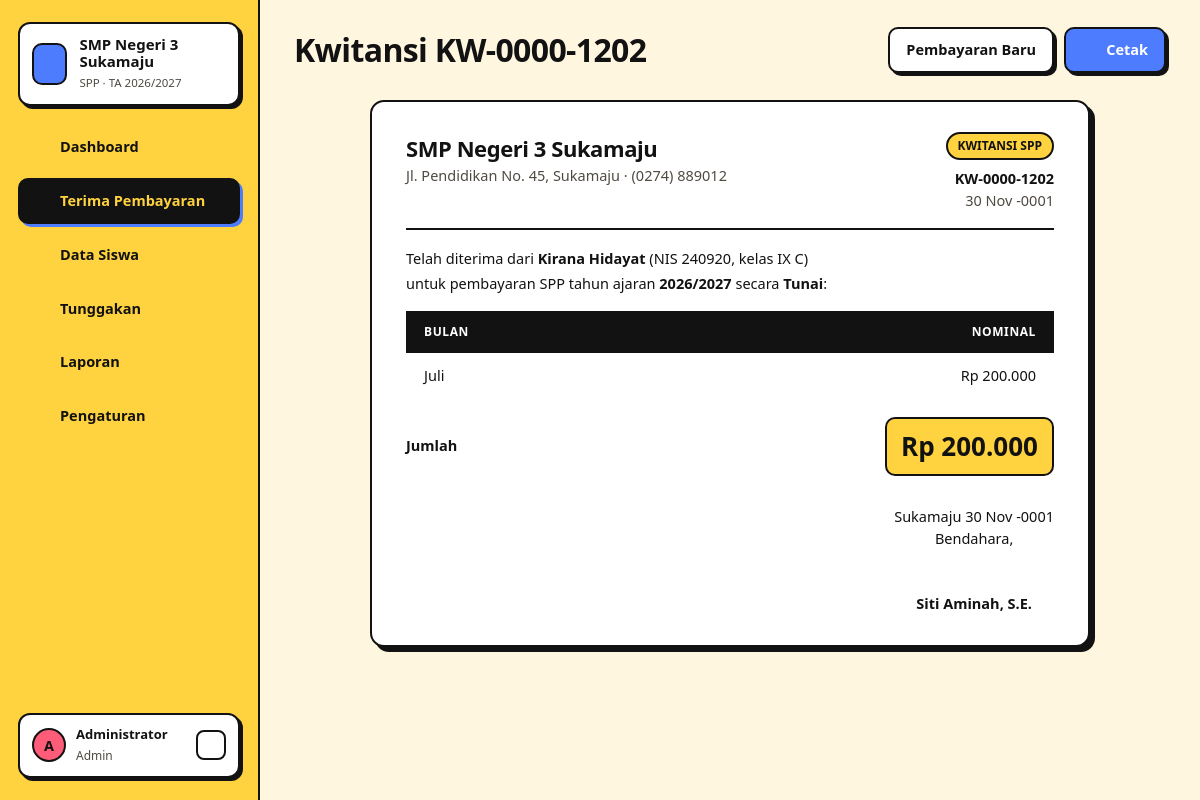
Page /index.php?page=kwitansi&id=1202 (signed in) on the committed database.
### tables this page shows
CREATE TABLE pengaturan (
  id INT PRIMARY KEY,
  nama_sekolah VARCHAR(150) NOT NULL,
  alamat VARCHAR(255),
  telepon VARCHAR(30),
  kepala_sekolah VARCHAR(100),
  bendahara VARCHAR(100),
  tanggal_jatuh_tempo TINYINT NOT NULL DEFAULT 10
);

CREATE TABLE tahun_ajaran (
  id INT AUTO_INCREMENT PRIMARY KEY,
  nama VARCHAR(20) NOT NULL UNIQUE,       
  tahun_mulai SMALLINT NOT NULL,          
  aktif TINYINT(1) NOT NULL DEFAULT 0
);

CREATE TABLE transaksi (
  id INT AUTO_INCREMENT PRIMARY KEY,
  kode VARCHAR(20) NOT NULL UNIQUE,
  siswa_id INT NOT NULL,
  tahun_ajaran_id INT NOT NULL,
  total INT NOT NULL,
  tgl_bayar DATE NOT NULL,
  metode ENUM('Tunai','Transfer') NOT NULL DEFAULT 'Tunai',
  user_id INT,
  created_at TIMESTAMP DEFAULT CURRENT_TIMESTAMP,
  INDEX (tgl_bayar),
  FOREIGN KEY (siswa_id) REFERENCES siswa(id),
  FOREIGN KEY (tahun_ajaran_id) REFERENCES tahun_ajaran(id),
  FOREIGN KEY (user_id) REFERENCES users(id) ON DELETE SET NULL
);

CREATE TABLE siswa (
  id INT AUTO_INCREMENT PRIMARY KEY,
  nis VARCHAR(20) NOT NULL UNIQUE,
  nama VARCHAR(100) NOT NULL,
  jk ENUM('L','P') NOT NULL,
  kelas_id INT,
  nama_wali VARCHAR(100),
  telp_wali VARCHAR(20),
  potongan_persen TINYINT NOT NULL DEFAULT 0,    
  status ENUM('aktif','lulus','keluar') NOT NULL DEFAULT 'aktif',
  created_at TIMESTAMP DEFAULT CURRENT_TIMESTAMP,
  FOREIGN KEY (kelas_id) REFERENCES kelas(id) ON DELETE SET NULL
);

CREATE TABLE kelas (
  id INT AUTO_INCREMENT PRIMARY KEY,
  nama VARCHAR(20) NOT NULL UNIQUE,
  tingkat TINYINT NOT NULL,
  wali_kelas VARCHAR(100)
);

CREATE TABLE pembayaran (
  id INT AUTO_INCREMENT PRIMARY KEY,
  transaksi_id INT NOT NULL,
  siswa_id INT NOT NULL,
  tahun_ajaran_id INT NOT NULL,
  bulan TINYINT NOT NULL,
  nominal INT NOT NULL,
  UNIQUE KEY uk_bulan (siswa_id, tahun_ajaran_id, bulan),
  FOREIGN KEY (transaksi_id) REFERENCES transaksi(id) ON DELETE CASCADE,
  FOREIGN KEY (siswa_id) REFERENCES siswa(id),
  FOREIGN KEY (tahun_ajaran_id) REFERENCES tahun_ajaran(id)
);

CREATE TABLE users (
  id INT AUTO_INCREMENT PRIMARY KEY,
  nama VARCHAR(100) NOT NULL,
  username VARCHAR(50) NOT NULL UNIQUE,
  password VARCHAR(255) NOT NULL,
  role ENUM('admin','bendahara') NOT NULL DEFAULT 'bendahara',
  created_at TIMESTAMP DEFAULT CURRENT_TIMESTAMP
);

### index.php (called while the page is built, shortened)
<?php
require __DIR__ . '/includes/bootstrap.php';
$routes = [
    'login'        => 'pages/login.php',
    'logout'       => 'pages/logout.php',
    'cek'          => 'pages/cek.php',
    'dashboard'    => 'pages/dashboard.php',
    'bayar'        => 'pages/bayar/index.php',
    'bayar.simpan' => 'pages/bayar/simpan.php',
    'bayar.batal'  => 'pages/bayar/batal.php',
    'kwitansi'     => 'pages/bayar/kwitansi.php',
    'siswa'        => 'pages/siswa/index.php',
    'siswa.form'   => 'pages/siswa/form.php',
    'siswa.kartu'  => 'pages/siswa/kartu.php',
    'tunggakan'    => 'pages/tunggakan.php',
    'laporan'      => 'pages/laporan.php',
    'master'       => 'pages/master.php',
];
$page = $_GET['page'] ?? 'dashboard';
require __DIR__ . '/' . $routes[$page];

### pages/bayar/kwitansi.php (the view, shortened to what this page needs)
<?php
$id = (int) ($_GET['id'] ?? 0);
$t = q('SELECT t.*, s.nama, s.nis, k.nama kelas, ta.nama ta, u.nama petugas FROM transaksi t JOIN siswa s ON s.id = t.siswa_id
        LEFT JOIN kelas k ON k.id = s.kelas_id JOIN tahun_ajaran ta ON ta.id = t.tahun_ajaran_id LEFT JOIN users u ON u.id = t.user_id WHERE t.id = ?', [$id])->fetch();
$detail = q('SELECT * FROM pembayaran WHERE transaksi_id = ? ORDER BY FIELD(bulan, ' . implode(',', BULAN_AJARAN) . ')', [$id])->fetchAll();
$set = setting();
$title = 'Kwitansi ' . $t['kode'];
$actions = '<a class="btn" href="' . url('bayar') . '">Pembayaran Baru</a><button class="btn btn-primary" onclick="window.print()">' . icon('printer', 16) . ' Cetak</button>';
require __DIR__ . '/../../includes/header.php';
?>
<div class="card receipt">
    <div class="receipt-head">
        <div><h2><?= e($set['nama_sekolah']) ?></h2><div class="muted"><?= e($set['alamat']) ?> · <?= e($set['telepon']) ?></div></div>
        <div class="text-right"><span class="badge badge-yellow">KWITANSI SPP</span><div style="margin-top:8px;font-weight:900"><?= e($t['kode']) ?></div><div class="muted"><?= tgl($t['tgl_bayar']) ?></div></div>
    </div>
    <p style="margin:0 0 4px">Telah diterima dari <b><?= e($t['nama']) ?></b> (NIS <?= e($t['nis']) ?>, kelas <?= e($t['kelas']) ?>)</p>
    <p style="margin:0 0 16px">untuk pembayaran SPP tahun ajaran <b><?= e($t['ta']) ?></b> secara <b><?= e($t['metode']) ?></b>:</p>
    <table>
        <thead><tr><th>Bulan</th><th class="text-right">Nominal</th></tr></thead>
        <tbody><?php foreach ($detail as $d): ?><tr><td><?= NAMA_BULAN[$d['bulan']] ?></td><td class="text-right"><?= rupiah($d['nominal']) ?></td></tr><?php endforeach; ?></tbody>
    </table>
    <div style="display:flex;justify-content:space-between;align-items:center;margin-top:18px">
        <span style="font-weight:800">Jumlah</span><span class="amount"><?= rupiah($t['total']) ?></span>
    </div>
    <div class="sign"><div><?= e(explode(',', $set['alamat'])[1] ?? '') ?> <?= tgl($t['tgl_bayar']) ?><br>Bendahara,<br><br><br><b><?= e($t['petugas'] ?? $set['bendahara']) ?></b></div></div>
</div>
<?php require __DIR__ . '/../../includes/footer.php'; ?>

### includes/header.php (shortened to what this page needs)
<?php
$menu = [
    ['dashboard', 'Dashboard', 'home'],
    ['bayar', 'Terima Pembayaran', 'wallet'],
    ['siswa', 'Data Siswa', 'users'],
    ['tunggakan', 'Tunggakan', 'alert'],
    ['laporan', 'Laporan', 'chart'],
];
if (user()['role'] === 'admin') $menu[] = ['master', 'Pengaturan', 'settings'];
$current = explode('.', $_GET['page'] ?? 'dashboard')[0];
if ($current === 'kwitansi') $current = 'bayar';
$ta = tahun_ajaran_aktif();
?>
<!DOCTYPE html>
<html lang="id">
<head>
    <link rel="stylesheet" href="assets/css/style.css">
</head>
<body>
<div class="layout">
    <aside class="sidebar" id="sidebar">
        <div class="brand">
            <span class="brand-mark"><?= icon('school', 22) ?></span>
            <div><strong><?= e(setting()['nama_sekolah']) ?></strong><small>SPP · TA <?= e($ta['nama'] ?? '-') ?></small></div>
        </div>
        <nav>
            <?php foreach ($menu as [$key, $label, $ic]): ?>
                <a href="<?= url($key) ?>" class="<?= $current === $key ? 'active' : '' ?>"><?= icon($ic) ?> <?= $label ?></a>
            <?php endforeach; ?>
        </nav>
        <div class="grow"></div>
        <div class="user-card">
            <span class="avatar"><?= e(strtoupper(substr(user()['nama'], 0, 1))) ?></span>
            <div class="grow"><strong><?= e(user()['nama']) ?></strong><small><?= e(ucfirst(user()['role'])) ?></small></div>
            <a href="<?= url('logout') ?>" class="icon-btn" title="Keluar"><?= icon('logout', 16) ?></a>
        </div>
    </aside>
    <main class="main">
        <header class="topbar">
            <h1><?= $titleHtml ?? e($title ?? 'Dashboard') ?></h1>
            <div class="topbar-actions"><?= $actions ?? '' ?></div>
        </header>
        <div class="content">

### assets/css/style.css (style rules this page uses)
:root { --bg: #fff6e0; --paper: #ffffff; --ink: #121212; --muted: #4f4a42; --yellow: #ffd23f; --blue: #4d7cfe; --green: #2ec4a0; --red: #ff5c7a; --purple: #b892ff; --orange: #ff9f45; --b: 2.5px solid var(--ink); --shadow: 5px 5px 0 var(--ink); --shadow-sm: 3px 3px 0 var(--ink); --font: "Segoe UI", "Helvetica Neue", Arial, system-ui, sans-serif; }
* { box-sizing: border-box; }
body { margin: 0; background: var(--bg); color: var(--ink); font: 500 14.5px/1.5 var(--font); }
a { color: var(--ink); font-weight: 700; }
.muted { color: var(--muted); }
.text-right { text-align: right; }
h1, h2, h3 { font-weight: 900; letter-spacing: -.02em; margin: 0; }
.layout { display: grid; grid-template-columns: 260px 1fr; min-height: 100vh; }
.sidebar { background: var(--yellow); border-right: var(--b); padding: 22px 18px; position: sticky; top: 0; height: 100vh; display: flex; flex-direction: column; gap: 18px; }
.brand { display: flex; gap: 12px; align-items: center; background: var(--paper); border: var(--b); box-shadow: var(--shadow-sm); padding: 12px; border-radius: 12px; }
.brand-mark { width: 42px; height: 42px; border: var(--b); border-radius: 10px; background: var(--blue); color: #fff; display: grid; place-items: center; }
.brand strong { display: block; font-weight: 900; font-size: 15px; line-height: 1.15; }
.brand small { font-size: 11.5px; color: var(--muted); }
.sidebar nav { display: flex; flex-direction: column; gap: 8px; }
.sidebar nav a { display: flex; align-items: center; gap: 10px; padding: 10px 12px; border: 2.5px solid transparent; border-radius: 10px; text-decoration: none; }
.sidebar nav a.active { background: var(--ink); color: var(--yellow); border-color: var(--ink); box-shadow: 3px 3px 0 var(--blue); }
.sidebar .grow { flex: 1; }
.user-card { border: var(--b); background: var(--paper); border-radius: 12px; padding: 10px 12px; display: flex; align-items: center; gap: 10px; box-shadow: var(--shadow-sm); }
.user-card .grow { flex: 1; min-width: 0; }
.user-card strong { display: block; font-size: 13px; }
.user-card small { font-size: 12px; color: var(--muted); }
.avatar { width: 34px; height: 34px; border-radius: 50%; border: var(--b); background: var(--red); display: grid; place-items: center; font-weight: 900; }
.main { min-width: 0; }
.topbar { display: flex; align-items: center; gap: 14px; padding: 26px 34px 6px; flex-wrap: wrap; }
.topbar h1 { font-size: 32px; flex: 1; }
.topbar-actions { display: flex; gap: 10px; }
.content { padding: 20px 34px 48px; }
.card { background: var(--paper); border: var(--b); border-radius: 14px; box-shadow: var(--shadow); }
.btn { display: inline-flex; align-items: center; gap: 8px; padding: 10px 16px; border: var(--b); border-radius: 10px; background: var(--paper); color: var(--ink); font: inherit; font-weight: 800; cursor: pointer; text-decoration: none; box-shadow: var(--shadow-sm); transition: transform .08s, box-shadow .08s; white-space: nowrap; }
.btn-primary { background: var(--blue); color: #fff; }
.icon-btn { background: var(--paper); border: 2px solid var(--ink); border-radius: 8px; padding: 5px; cursor: pointer; color: var(--ink); display: inline-grid; place-items: center; }
table { width: 100%; border-collapse: collapse; }
th { text-align: left; font-size: 12px; font-weight: 900; text-transform: uppercase; letter-spacing: .05em; padding: 12px 18px; background: var(--ink); color: #fff; }
td { padding: 12px 18px; border-bottom: 2px solid #ecdcb3; vertical-align: middle; }
tr:last-child td { border-bottom: 0; }
.badge { display: inline-block; padding: 3px 10px; border: 2px solid var(--ink); border-radius: 999px; font-size: 12px; font-weight: 800; }
.badge-yellow { background: var(--yellow); }
.receipt { max-width: 720px; margin: 0 auto; padding: 30px 34px; }
.receipt-head { display: flex; justify-content: space-between; gap: 20px; border-bottom: var(--b); padding-bottom: 16px; margin-bottom: 18px; }
.receipt h2 { font-size: 22px; }
.receipt .amount { font-size: 26px; font-weight: 900; background: var(--yellow); border: var(--b); border-radius: 10px; padding: 8px 14px; display: inline-block; }
.sign { display: flex; justify-content: flex-end; margin-top: 30px; text-align: center; }

### rows in the picture
pengaturan: nama_sekolah "SMP Negeri 3 Sukamaju", alamat "Jl. Pendidikan No. 45, Sukamaju", telepon "(0274) 889012", alamat "Sukamaju"
tahun_ajaran: nama "2026/2027"
transaksi: kode "Kwitansi KW-0000-1202", kode "KW-0000-1202", tgl_bayar "30 Nov -0001", siswa.nama "Kirana Hidayat", siswa.nis "240920", kelas.nama "IX C", tahun_ajaran.nama "2026/2027", metode "Tunai", total "Rp 200.000", user.nama "Siti Aminah, S.E."
pembayaran: bulan "Juli", nominal "Rp 200.000"

### other values in the picture
$label "Dashboard"
$label "Terima Pembayaran"
$label "Data Siswa"
$label "Tunggakan"
$label "Laporan"
$label "Pengaturan"
substr(user()['nama'], 0, 1) "A"
user()['nama'] "Administrator"
user()['role'] "Admin"
